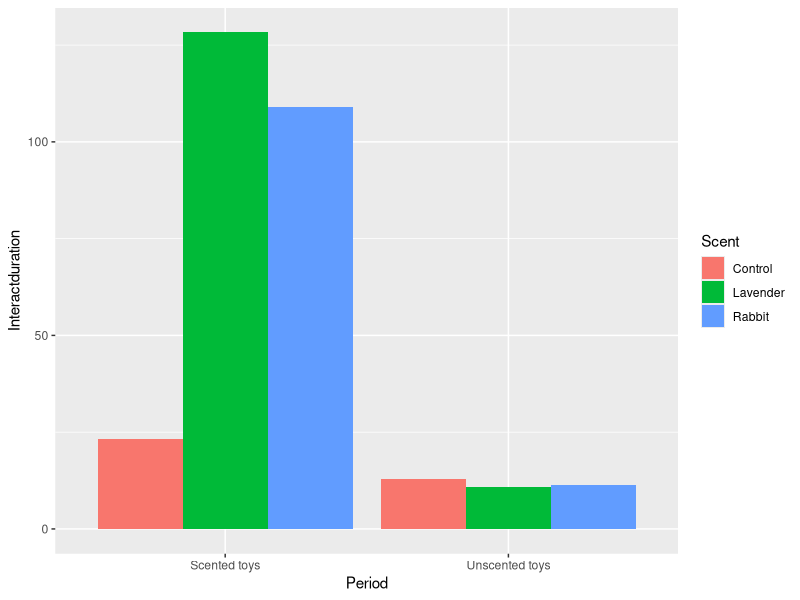
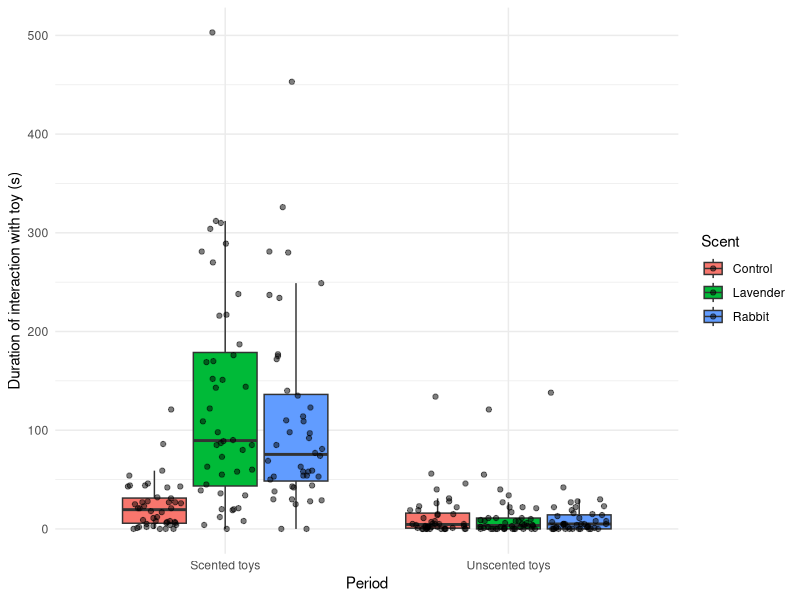

Write R code to recreate these figures, in order.
library(tidyverse)

dat <- read.csv(file = "Masterfilerev.csv", header=TRUE)

# view(dat)

mydat <- dat %>%
  select(Name, Period, Scent, Interactduration) %>%
  group_by(Period, Scent) %>%
  summarise(mean = mean(Interactduration), sd = sd(Interactduration))


mydat

ggplot(dat, aes(x = Period)) +
  stat_summary(aes(y = Interactduration, fill = Scent), fun = "mean", geom = "bar", position = "dodge")

ggplot(data = dat) + aes(x = Period, y = Interactduration, fill = Scent) +
  geom_boxplot(outlier.size = -1)  +
  geom_jitter(alpha=0.5,
              position=position_jitterdodge(jitter.width=0.2),
              aes(group= Scent)) +
  labs(y = "Duration of interaction with toy (s)") + 
  theme_minimal()

